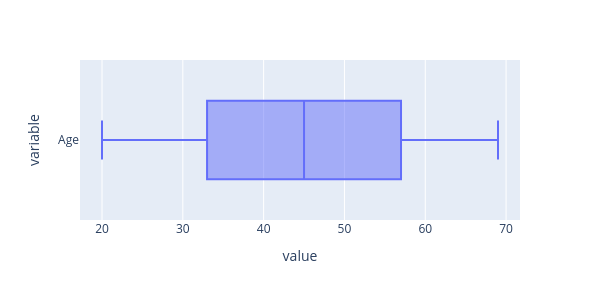
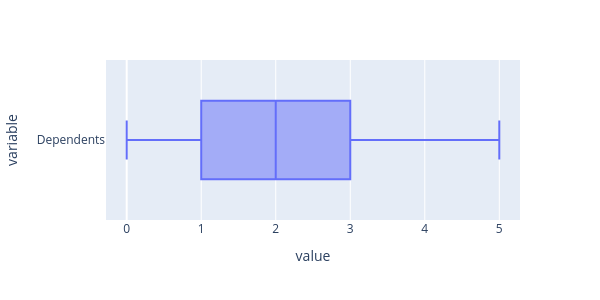
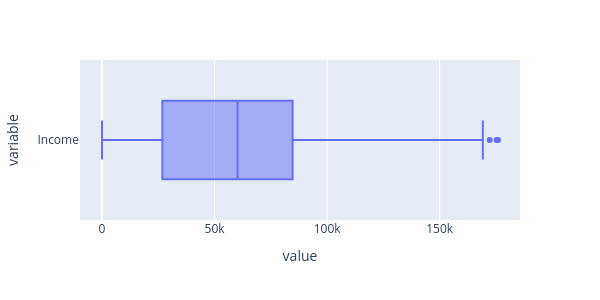

These figures' notebook cell, in order:
### Code cell
outlier_columns = outlier_detect(data)

### Figure 1 — Plotly figure (JSON) as saved in the notebook; plotly's stock layout.template omitted (floating-point values rounded to 4 significant figures; data arrays with more than 128 entries replaced by an {"elided": "..."} marker saying what was removed)
{"data": [{"alignmentgroup": "True", "hovertemplate": "value=%{x}<br>variable=%{y}<extra></extra>", "legendgroup": "", "marker": {"color": "#636efa"}, "name": "", "notched": false, "offsetgroup": "", "orientation": "h", "showlegend": false, "type": "box", "x": {"elided": "1000 int values"}, "x0": " ", "xaxis": "x", "y": {"elided": "1000 str values"}, "y0": " ", "yaxis": "y"}], "layout": {"boxmode": "group", "height": 300, "legend": {"tracegroupgap": 0}, "margin": {"t": 60}, "width": 600, "xaxis": {"anchor": "y", "domain": [0, 1], "title": {"text": "value"}}, "yaxis": {"anchor": "x", "domain": [0, 1], "title": {"text": "variable"}}}}

### Figure 2 — Plotly figure (JSON) as saved in the notebook; plotly's stock layout.template omitted (floating-point values rounded to 4 significant figures; data arrays with more than 128 entries replaced by an {"elided": "..."} marker saying what was removed)
{"data": [{"alignmentgroup": "True", "hovertemplate": "value=%{x}<br>variable=%{y}<extra></extra>", "legendgroup": "", "marker": {"color": "#636efa"}, "name": "", "notched": false, "offsetgroup": "", "orientation": "h", "showlegend": false, "type": "box", "x": {"elided": "1000 int values"}, "x0": " ", "xaxis": "x", "y": {"elided": "1000 str values"}, "y0": " ", "yaxis": "y"}], "layout": {"boxmode": "group", "height": 300, "legend": {"tracegroupgap": 0}, "margin": {"t": 60}, "width": 600, "xaxis": {"anchor": "y", "domain": [0, 1], "title": {"text": "value"}}, "yaxis": {"anchor": "x", "domain": [0, 1], "title": {"text": "variable"}}}}

### Figure 3 — Plotly figure (JSON) as saved in the notebook; plotly's stock layout.template omitted (floating-point values rounded to 4 significant figures; data arrays with more than 128 entries replaced by an {"elided": "..."} marker saying what was removed)
{"data": [{"alignmentgroup": "True", "hovertemplate": "value=%{x}<br>variable=%{y}<extra></extra>", "legendgroup": "", "marker": {"color": "#636efa"}, "name": "", "notched": false, "offsetgroup": "", "orientation": "h", "showlegend": false, "type": "box", "x": {"elided": "1000 float values"}, "x0": " ", "xaxis": "x", "y": {"elided": "1000 str values"}, "y0": " ", "yaxis": "y"}], "layout": {"boxmode": "group", "height": 300, "legend": {"tracegroupgap": 0}, "margin": {"t": 60}, "width": 600, "xaxis": {"anchor": "y", "domain": [0, 1], "title": {"text": "value"}}, "yaxis": {"anchor": "x", "domain": [0, 1], "title": {"text": "variable"}}}}
